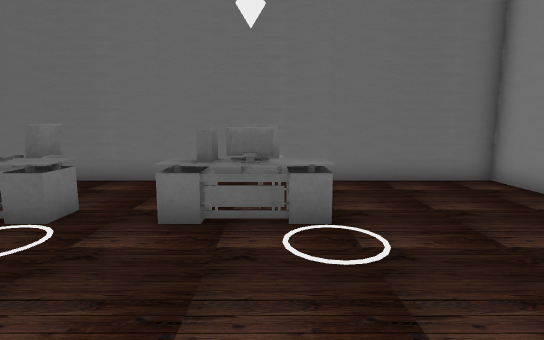
view 1 (above)

16 first-person views from a walk through a scene from a Unity 3-D project. The camera is 1.2 m above the floor, tilts 8° down and sees 80° across. The floor is counted in squares, 0.72 m on a side. Each view is taken from the middle of a square. On the plan, view 1 faces up. The plan holds only what a view shows up to about 16 squares ahead; the rest is blank. The place goes on beyond the plan. The player is left out. Some animated figures are left out. Some surface patterns are stand-ins.

view 2
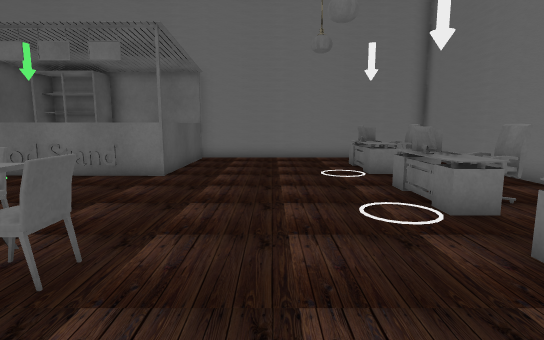

view 3
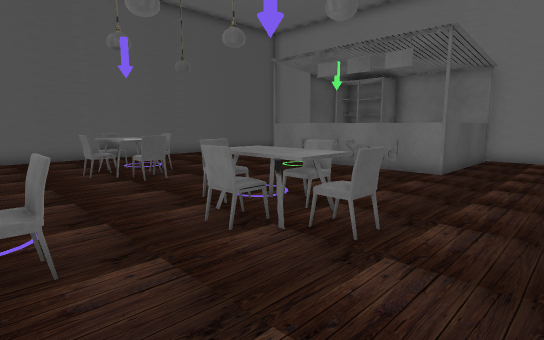

view 4
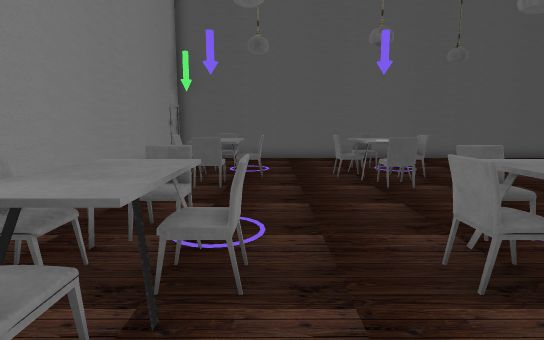

view 5
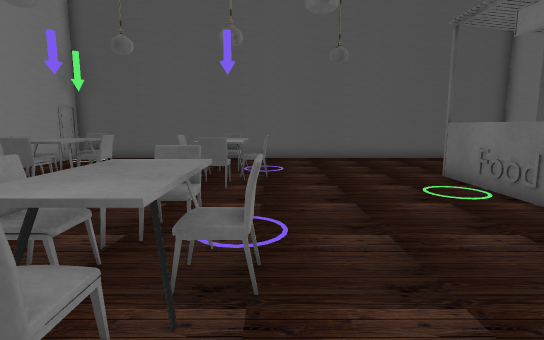

view 6
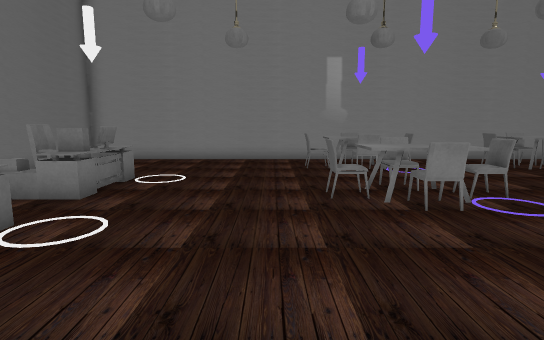

view 7
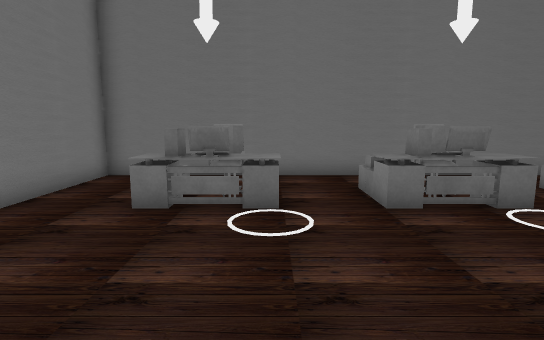

view 8
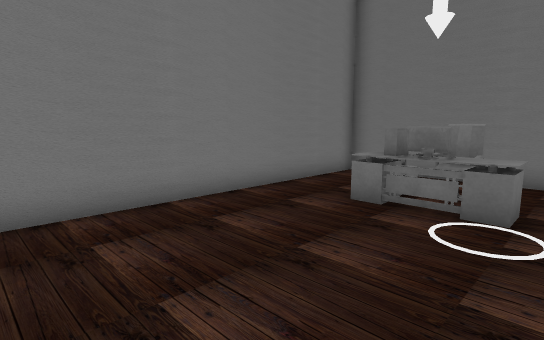

view 9
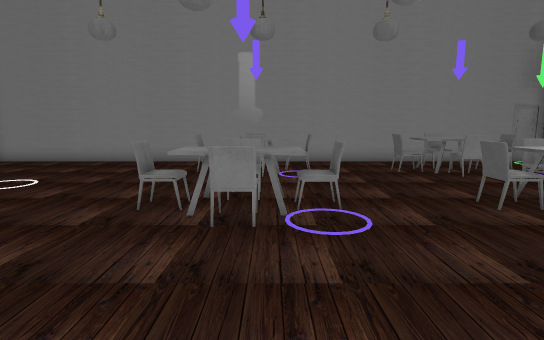

view 10
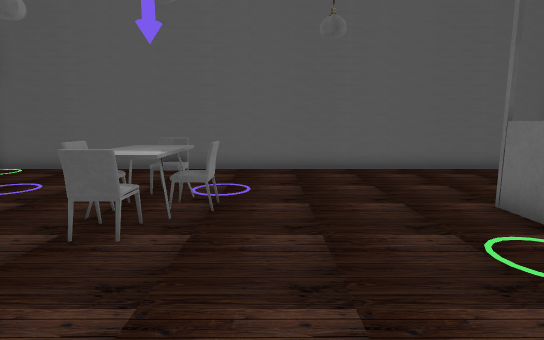

view 11
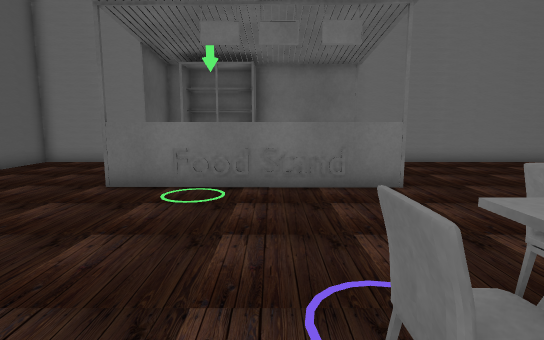

view 12
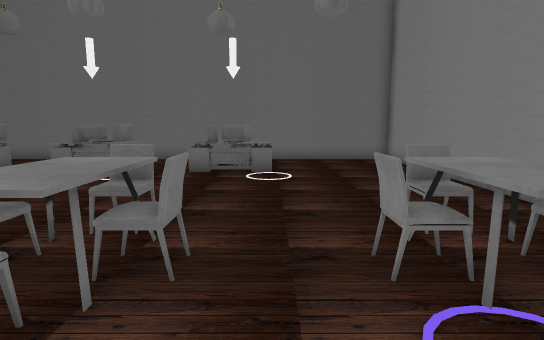

view 13
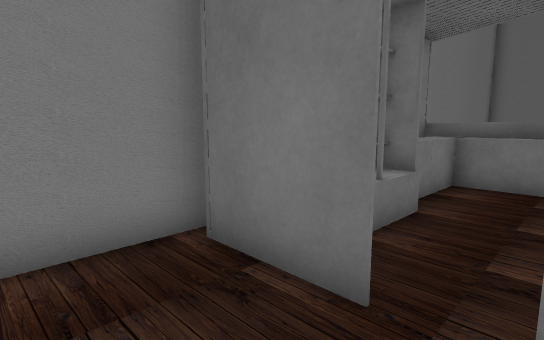

view 14
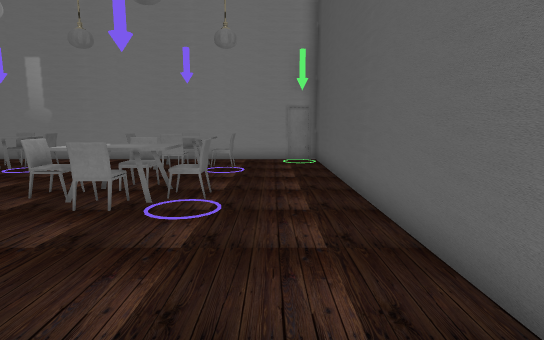

view 15
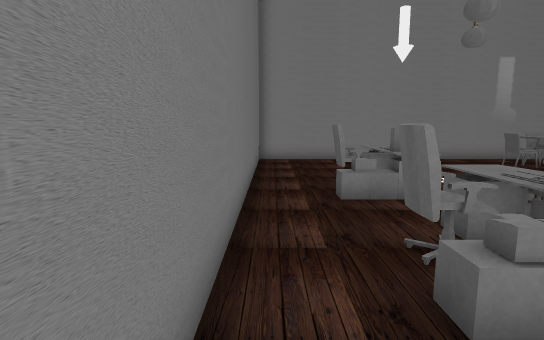

view 16
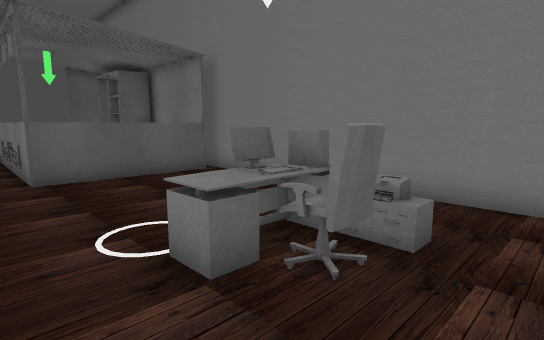

### Floor plan
Points are (right, up) in squares from view 1. A wall is a line through its corners. A room is listed if a view was taken in it or the views show most of it. See-through windows are left out.
Room 1 (views 1, 2, 3, 4, 5, 6, 7, 8, 9, 10, 11, 12, 13, 14, 15, 16)
walls: (-14.4, -9) (-14.4, -15.1) (6.6, -15.1) (6.6, 9.6) (-14.4, 9.6) (-14.4, -2.4)
objects: other object (-14, -9) to (-9, -2); other object (-12, 6); other object (-10, 5) to (-9, 7); other object (-10, 6); other object (-5, 5) to (-4, 7); other object (-5, 6); other object (-3, -3) to (-2, -1); other object (-2, -10) to (-1, -10); other object (-2, -9) to (0, -8); other object (-1, -3) to (-1, -2); other object (0, -2); other object (0, 5) to (1, 7); other object (0, 6); other object (3, -10) to (3, -8); other object (3, -3) to (3, -1); other object (4, -10); other object (4, -3) to (4, -2); other object (5, -9); other object (5, -2)

Where each view was taken, in squares from view 1:
view 1: 0 up, 0 right, facing up
view 2: 2 up, 2 right, facing left
view 3: 2 up, 3 right, facing down-left
view 4: 1 up, 2 right, facing down
view 5: 1 up, 3 left, facing down
view 6: 1 up, 9 left, facing right
view 7: 1 down, 9 left, facing up
view 8: 1 down, 8 left, facing up-left
view 9: 3 down, 8 left, facing right
view 10: 3 down, 4 left, facing down
view 11: 5 down, 0 right, facing left
view 12: 6 down, 1 right, facing up
view 13: 12 down, 10 left, facing up-left
view 14: 13 down, 9 left, facing right
view 15: 9 up, 9 left, facing right
view 16: 9 up, 7 left, facing down-left
